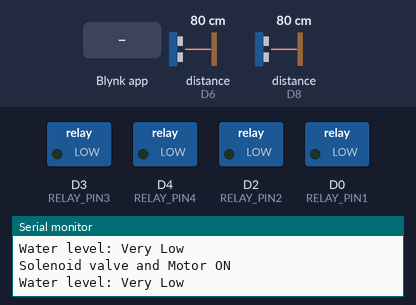
This sketch was run on a simulated ESP8266 (NodeMCU). On the bench: switched loads named in the sketch (green lamp = pin HIGH), the last lines printed to the serial monitor. Wiring (inferred from the names in the program): 2 × ultrasonic range finder: trigger D7, echo D8 / trigger D5, echo D6. Inputs (shaded band) come from the test bench; at power-on: distance to the obstacle (sensors on D6, D8) 80 cm. The echo pulse lasts 58.3 µs per cm; WiFi joins after 1.5 s; servers stay silent unless stated; pins used as bus, display or sensor lines are not drawn.

Above: at 3.0 s.
3.1 s: distance to the obstacle (sensor on D6) set to 4 cm
6.1 s: distance to the obstacle (sensor on D6) set to 2 cm
At 7.3 s:
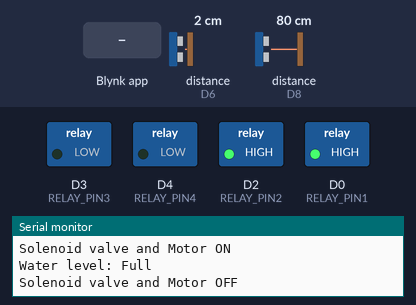
7.6 s: distance to the obstacle (sensor on D8) set to 4 cm
9.1 s: distance to the obstacle (sensor on D8) set to 2 cm
At 9.7 s:
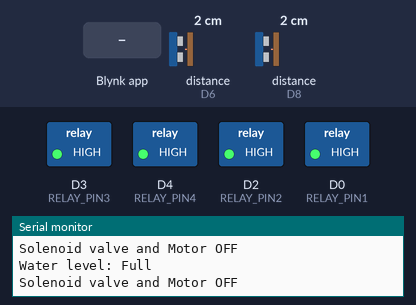
10.6 s: Blynk app writes 1 to V2
At 11.9 s:
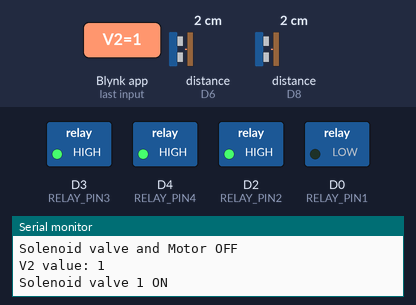
12.2 s: Blynk app writes 1 to V3
At 13.1 s:
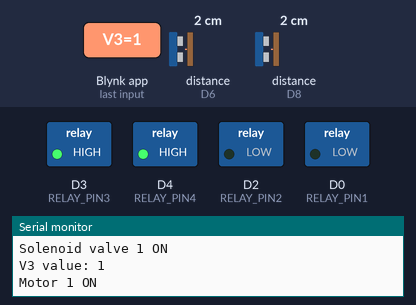
Timing chart, 0 to 19.3 s (numbered marks = the images above; inputs shaded):
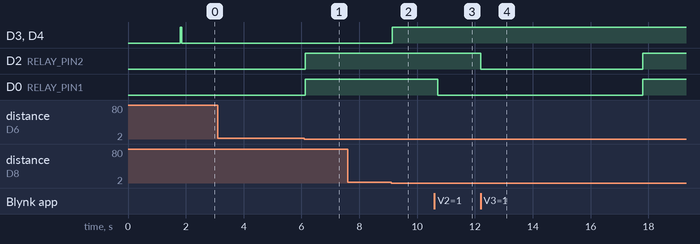

The sketch:

ESP8266_Device_2.ino
```cpp
#define BLYNK_PRINT Serial

#include <ESP8266WiFi.h>
#include <BlynkSimpleEsp8266.h>
#include <FirebaseESP8266.h>
#include <SoftwareSerial.h>

#define BLYNK_TEMPLATE_ID "TMPL65ErV4sIj"
#define BLYNK_TEMPLATE_NAME "Water Level Monitoring System"
#define BLYNK_AUTH_TOKEN "ml00pvaUCY4Ys9SFO9frLKOWc98pEnCc"

// // Replace with your network credentials
// char ssid[] = "ShanLay";
// char pass[] = "shanlayhtet232023";

 char ssid[] = "GUSTO University";//Enter your WIFI name
 char pass[] = "weloveGUSTO";//Enter your WIFI password

// Replace with your Blynk Auth Token
char auth[] = "ml00pvaUCY4Ys9SFO9frLKOWc98pEnCc";

// Define GPIO pins for relay control
#define RELAY_PIN1 D0  // D0  - controls solenoid valve
#define RELAY_PIN2 D2  // D2 - controls motor
#define RELAY_PIN3 D3  // D3 - controls solenoid valve
#define RELAY_PIN4 D4  // D4 - controls motor
#define trig D5
#define echo D6
#define trig1 D7
#define echo1 D8

//Enter your tank max value(CM)
int MaxLevel = 7;

int Level1 = (MaxLevel * 75) / 100;
int Level2 = (MaxLevel * 65) / 100;
int Level3 = (MaxLevel * 55) / 100;
int Level4 = (MaxLevel * 45) / 100;
int Level5 = (MaxLevel * 35) / 100;

bool relayState = false; // Track the state of the relays
bool manualControl = false; // Track if manual control is active
bool motorState1 = false;
bool solenoldState1 = false;


SimpleTimer timer; // Create a Timer object
int manualTimeout = 5000; // Manual control timeout in milliseconds
unsigned long lastManualCommand = 0; // Last manual command timestamp

void setup()
{
  // Debug console
  Serial.begin(9600);
  pinMode(trig, OUTPUT);
  pinMode(echo, INPUT);
  pinMode(trig1, OUTPUT);
  pinMode(echo1, INPUT);
  // Blynk setup
  Blynk.begin(auth, ssid, pass, "blynk.cloud", 80);

  // Set relay pins as outputs
  pinMode(RELAY_PIN1, OUTPUT);
  pinMode(RELAY_PIN2, OUTPUT);
  pinMode(RELAY_PIN3, OUTPUT);
  pinMode(RELAY_PIN4, OUTPUT);

  // Ensure relays are off initially
  digitalWrite(RELAY_PIN1, HIGH); // Assuming HIGH means relay off
  digitalWrite(RELAY_PIN2, HIGH); // Assuming HIGH means relay off
  digitalWrite(RELAY_PIN3, HIGH); // Assuming HIGH means relay off
  digitalWrite(RELAY_PIN4, HIGH); // Assuming HIGH means relay off

  Serial.println("Setup complete. Waiting for Blynk commands...");

  // Set up a timer to check for auto mode timeout
  timer.setInterval(1000L, checkManualTimeout); // Check every second
}

// Function to check if manual control should be disabled
void checkManualTimeout() {
  if (manualControl && (millis() - lastManualCommand > manualTimeout)) {
    manualControl = false;
    Serial.println("Switching back to auto mode.");
  }
}

// Get the ultrasonic sensor values
void ultrasonic() {
  if (manualControl) {
    return; // Skip ultrasonic check if in manual control mode
  }
  digitalWrite(trig, LOW);
  delayMicroseconds(4);
  digitalWrite(trig, HIGH);
  delayMicroseconds(10);
  digitalWrite(trig, LOW);
  long t = pulseIn(echo, HIGH);
  int distance = t / 29 / 2;

  int blynkDistance = (distance - MaxLevel) * -1;
  if (distance <= MaxLevel) {
    Blynk.virtualWrite(V0, blynkDistance);
  } else {
    Blynk.virtualWrite(V0, 0);
  }

  if (distance >= Level1 && !manualControl) {

    Serial.println("Water level: Very Low");
    digitalWrite(RELAY_PIN1, LOW); // Turn on solenoid valve
    digitalWrite(RELAY_PIN2, LOW); // Turn on motor
    motorState1 = true;
    solenoldState1 = true;
    Serial.println("Solenoid valve and Motor ON");

  } else if (distance <= Level5 && !manualControl) {

    Serial.println("Water level: Full");
    digitalWrite(RELAY_PIN1, HIGH); // Turn off solenoid valve
    digitalWrite(RELAY_PIN2, HIGH); // Turn off motor
    motorState1 = false;
    solenoldState1 = false;
    Serial.println("Solenoid valve and Motor OFF");

  }
}

// Get the ultrasonic sensor values
void ultrasonic1() {
  if (manualControl) {
    return; // Skip ultrasonic check if in manual control mode
  }
  digitalWrite(trig1, LOW);
  delayMicroseconds(4);
  digitalWrite(trig1, HIGH);
  delayMicroseconds(10);
  digitalWrite(trig1, LOW);
  long t = pulseIn(echo1, HIGH);
  int distance = t / 29 / 2;

  int blynkDistance = (distance - MaxLevel) * -1;
  if (distance <= MaxLevel) {
    Blynk.virtualWrite(V1, blynkDistance);
  } else {
    Blynk.virtualWrite(V1, 0);
  }

  if (distance >= Level1 && !manualControl) {
    Serial.println("Water level: Very Low");
    digitalWrite(RELAY_PIN3, LOW);
    digitalWrite(RELAY_PIN4, LOW);
    motorState1 = true;
    solenoldState1 = true;
    Serial.println("Solenoid valve and Motor ON");
  } else if (distance <= Level5 && !manualControl) {
    Serial.println("Water level: Full");
    digitalWrite(RELAY_PIN3, HIGH);
    digitalWrite(RELAY_PIN4, HIGH);
    motorState1 = false;
    solenoldState1 = false;
    Serial.println("Solenoid valve and Motor OFF");
  }
}

// Blynk function to control solenoid valve 1
BLYNK_WRITE(V2){
  int pinValue = param.asInt(); // Get value from Blynk app
  Serial.print("V2 value: ");
  Serial.println(pinValue);
  manualControl = true;
  lastManualCommand = millis(); // Update the last manual command timestamp
  if (pinValue == 1) {
    digitalWrite(RELAY_PIN1, LOW); // Turn on solenoid valve 1
    Serial.println("Solenoid valve 1 ON");
    solenoldState1 = true;
  } else {
    digitalWrite(RELAY_PIN1,HIGH); // Turn off solenoid valve 1
    Serial.println("Solenoid valve 1 OFF");
    solenoldState1 = false;
  }
}

// Blynk function to control motor 1
BLYNK_WRITE(V3){
  int pinValue = param.asInt(); // Get value from Blynk app
  Serial.print("V3 value: ");
  Serial.println(pinValue);
  manualControl = true;
  lastManualCommand = millis(); // Update the last manual command timestamp
  if (pinValue == 1) {
    digitalWrite(RELAY_PIN2, LOW); // Turn on motor 1
    Serial.println("Motor 1 ON");
    motorState1 = true;
  } else {
    digitalWrite(RELAY_PIN2, HIGH); // Turn off motor 1
    Serial.println("Motor 1 OFF");
    motorState1 = false;
  }
}

// Blynk function to control solenoid valve 1
BLYNK_WRITE(V4){
  int pinValue = param.asInt(); // Get value from Blynk app
  Serial.print("V2 value: ");
  Serial.println(pinValue);
  manualControl = true;
  lastManualCommand = millis(); // Update the last manual command timestamp
  if (pinValue == 1) {
    digitalWrite(RELAY_PIN3, LOW); // Turn on solenoid valve 1
    Serial.println("Solenoid valve 1 ON");
    solenoldState1 = true;
  } else {
    digitalWrite(RELAY_PIN3,HIGH); // Turn off solenoid valve 1
    Serial.println("Solenoid valve 1 OFF");
    solenoldState1 = false;
  }
}

// Blynk function to control motor 1
BLYNK_WRITE(V5){
  int pinValue = param.asInt(); // Get value from Blynk app
  Serial.print("V3 value: ");
  Serial.println(pinValue);
  manualControl = true;
  lastManualCommand = millis(); // Update the last manual command timestamp
  if (pinValue == 1) {
    digitalWrite(RELAY_PIN4, LOW); // Turn on motor 1
    Serial.println("Motor 1 ON");
    motorState1 = true;
  } else {
    digitalWrite(RELAY_PIN4, HIGH); // Turn off motor 1
    Serial.println("Motor 1 OFF");
    motorState1 = false;
  }
}

void loop(){
  Blynk.run();
  timer.run(); // Run the timer
  ultrasonic();
  ultrasonic1();
}
```

Measured:
- the behaviour switches between 3 and 2 cm on distance to the obstacle (sensor on D6) (found by bisection; images 0 and 1)
- the behaviour switches between 3 and 2 cm on distance to the obstacle (sensor on D8) (found by bisection; images 1 and 2)
- after the input at 6.1 s, D2 (RELAY_PIN2), D0 (RELAY_PIN1): LOW → HIGH at once
- after the input at 9.1 s, D3 (RELAY_PIN3), D4 (RELAY_PIN4): LOW → HIGH at once
- after the input at 10.6 s, D0 (RELAY_PIN1): HIGH → LOW after 0.11 s
- after the input at 12.2 s, D2 (RELAY_PIN2): HIGH → LOW at once, → HIGH 5.6 s later; D0 (RELAY_PIN1): LOW → HIGH after 5.6 s instead of 3.6 s
